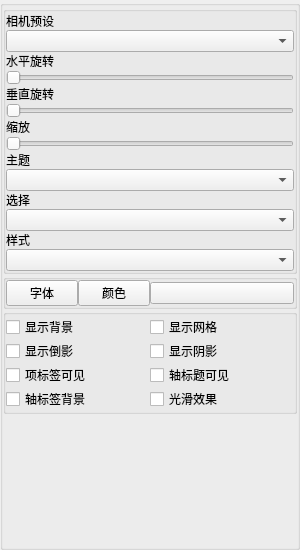
       <widget class="QWidget" name="W_QHeightMap">
        <attribute name="title">
         <string>QHeightMap</string>
        </attribute>
        <layout class="QVBoxLayout" name="verticalLayout_13">
         <property name="spacing">
          <number>0</number>
         </property>
         <property name="leftMargin">
          <number>0</number>
         </property>
         <property name="topMargin">
          <number>0</number>
         </property>
         <property name="rightMargin">
          <number>0</number>
         </property>
         <property name="bottomMargin">
          <number>0</number>
         </property>
         <item>
          <widget class="QGroupBox" name="GB_QHeightMap_Panel">
           <property name="title">
            <string/>
           </property>
           <layout class="QVBoxLayout" name="verticalLayout_14">
            <property name="spacing">
             <number>0</number>
            </property>
            <property name="leftMargin">
             <number>0</number>
            </property>
            <property name="topMargin">
             <number>0</number>
            </property>
            <property name="rightMargin">
             <number>0</number>
            </property>
            <property name="bottomMargin">
             <number>0</number>
            </property>
            <item>
             <widget class="QGroupBox" name="GB_QHeightMap_Form">
              <property name="title">
               <string/>
              </property>
              <layout class="QVBoxLayout" name="verticalLayout_12">
               <property name="spacing">
                <number>0</number>
               </property>
               <property name="leftMargin">
                <number>0</number>
               </property>
               <property name="topMargin">
                <number>0</number>
               </property>
               <property name="rightMargin">
                <number>0</number>
               </property>
               <property name="bottomMargin">
                <number>0</number>
               </property>
               <item>
                <widget class="QLabel" name="L_QHeightMap_Camera">
                 <property name="text">
                  <string>相机预设</string>
                 </property>
                </widget>
               </item>
               <item>
                <widget class="QComboBox" name="CB_QHeightMap_Camera"/>
               </item>
               <item>
                <widget class="QLabel" name="L_QHeightMap_Rotate_Z">
                 <property name="text">
                  <string>水平旋转</string>
                 </property>
                </widget>
               </item>
               <item>
                <widget class="QSlider" name="S_QHeightMap_Rotate_Z">
                 <property name="orientation">
                  <enum>Qt::Horizontal</enum>
                 </property>
                </widget>
               </item>
               <item>
                <widget class="QLabel" name="L_QHeightMap_Rotate_X">
                 <property name="text">
                  <string>垂直旋转</string>
                 </property>
                </widget>
               </item>
               <item>
                <widget class="QSlider" name="S_QHeightMap_Rotate_X">
                 <property name="orientation">
                  <enum>Qt::Horizontal</enum>
                 </property>
                </widget>
               </item>
               <item>
                <widget class="QLabel" name="L_QHeightMap_Zoom">
                 <property name="text">
                  <string>缩放</string>
                 </property>
                </widget>
               </item>
               <item>
                <widget class="QSlider" name="S_QHeightMap_Zoom">
                 <property name="orientation">
                  <enum>Qt::Horizontal</enum>
                 </property>
                </widget>
               </item>
               <item>
                <widget class="QLabel" name="L_QHeightMap_Theme">
                 <property name="text">
                  <string>主题</string>
                 </property>
                </widget>
               </item>
               <item>
                <widget class="QComboBox" name="CB_QHeightMap_Theme"/>
               </item>
               <item>
                <widget class="QLabel" name="L_QHeightMap_Select">
                 <property name="text">
                  <string>选择</string>
                 </property>
                </widget>
               </item>
               <item>
                <widget class="QComboBox" name="CB_QHeightMap_Select"/>
               </item>
               <item>
                <widget class="QLabel" name="L_QHeightMap_Style">
                 <property name="text">
                  <string>样式</string>
                 </property>
                </widget>
               </item>
               <item>
                <widget class="QComboBox" name="CB_QHeightMap_Style"/>
               </item>
              </layout>
             </widget>
            </item>
            <item>
             <widget class="QGroupBox" name="GB_QHeightMap_Layout">
              <property name="title">
               <string/>
              </property>
              <layout class="QHBoxLayout" name="horizontalLayout_3">
               <property name="spacing">
                <number>0</number>
               </property>
               <property name="leftMargin">
                <number>0</number>
               </property>
               <property name="topMargin">
                <number>0</number>
               </property>
               <property name="rightMargin">
                <number>0</number>
               </property>
               <property name="bottomMargin">
                <number>0</number>
               </property>
               <item>
                <widget class="QPushButton" name="PB_QHeightMap_Font">
                 <property name="sizePolicy">
                  <sizepolicy hsizetype="Fixed" vsizetype="Fixed">
                   <horstretch>0</horstretch>
                   <verstretch>0</verstretch>
                  </sizepolicy>
                 </property>
                 <property name="minimumSize">
                  <size>
                   <width>72</width>
                   <height>0</height>
                  </size>
                 </property>
                 <property name="maximumSize">
                  <size>
                   <width>72</width>
                   <height>16777215</height>
                  </size>
                 </property>
                 <property name="text">
                  <string>字体</string>
                 </property>
                </widget>
               </item>
               <item>
                <widget class="QPushButton" name="PB_QHeightMap_Color">
                 <property name="sizePolicy">
                  <sizepolicy hsizetype="Fixed" vsizetype="Fixed">
                   <horstretch>0</horstretch>
                   <verstretch>0</verstretch>
                  </sizepolicy>
                 </property>
                 <property name="minimumSize">
                  <size>
                   <width>72</width>
                   <height>0</height>
                  </size>
                 </property>
                 <property name="maximumSize">
                  <size>
                   <width>72</width>
                   <height>16777215</height>
                  </size>
                 </property>
                 <property name="text">
                  <string>颜色</string>
                 </property>
                </widget>
               </item>
               <item>
                <widget class="QPushButton" name="PB_QHeightMap_Gradient">
                 <property name="sizePolicy">
                  <sizepolicy hsizetype="Fixed" vsizetype="Fixed">
                   <horstretch>0</horstretch>
                   <verstretch>0</verstretch>
                  </sizepolicy>
                 </property>
                 <property name="minimumSize">
                  <size>
                   <width>144</width>
                   <height>0</height>
                  </size>
                 </property>
                 <property name="maximumSize">
                  <size>
                   <width>144</width>
                   <height>16777215</height>
                  </size>
                 </property>
                 <property name="text">
                  <string/>
                 </property>
                </widget>
               </item>
              </layout>
             </widget>
            </item>
            <item>
             <widget class="QGroupBox" name="GB_QHeightMap_Grid">
              <property name="title">
               <string/>
              </property>
              <layout class="QGridLayout" name="gridLayout_5">
               <property name="leftMargin">
                <number>0</number>
               </property>
               <property name="topMargin">
                <number>0</number>
               </property>
               <property name="rightMargin">
                <number>0</number>
               </property>
               <property name="bottomMargin">
                <number>0</number>
               </property>
               <property name="spacing">
                <number>0</number>
               </property>
               <item row="0" column="1">
                <widget class="QCheckBox" name="CB_QHeightMap_Grid">
                 <property name="text">
                  <string>显示网格</string>
                 </property>
                </widget>
               </item>
               <item row="1" column="1">
                <widget class="QCheckBox" name="CB_QHeightMap_Shadow">
                 <property name="text">
                  <string>显示阴影</string>
                 </property>
                </widget>
               </item>
               <item row="1" column="0">
                <widget class="QCheckBox" name="CB_QHeightMap_Reflection">
                 <property name="text">
                  <string>显示倒影</string>
                 </property>
                </widget>
               </item>
               <item row="0" column="0">
                <widget class="QCheckBox" name="CB_QHeightMap_Background">
                 <property name="text">
                  <string>显示背景</string>
                 </property>
                </widget>
               </item>
               <item row="2" column="1">
                <widget class="QCheckBox" name="CB_QHeightMap_Axis_Title">
                 <property name="text">
                  <string>轴标题可见</string>
                 </property>
                </widget>
               </item>
               <item row="2" column="0">
                <widget class="QCheckBox" name="CB_QHeightMap_Item_Label">
                 <property name="text">
                  <string>项标签可见</string>
                 </property>
                </widget>
               </item>
               <item row="3" column="0">
                <widget class="QCheckBox" name="CB_QHeightMap_Axis_Background">
                 <property name="text">
                  <string>轴标签背景</string>
                 </property>
                </widget>
               </item>
               <item row="3" column="1">
                <widget class="QCheckBox" name="CB_QHeightMap_Smooth">
                 <property name="text">
                  <string>光滑效果</string>
                 </property>
                </widget>
               </item>
              </layout>
             </widget>
            </item>
            <item>
             <spacer name="S_QHeightMap">
              <property name="orientation">
               <enum>Qt::Vertical</enum>
              </property>
              <property name="sizeHint" stdset="0">
               <size>
                <width>20</width>
                <height>133</height>
               </size>
              </property>
             </spacer>
            </item>
           </layout>
          </widget>
         </item>
        </layout>
       </widget>
